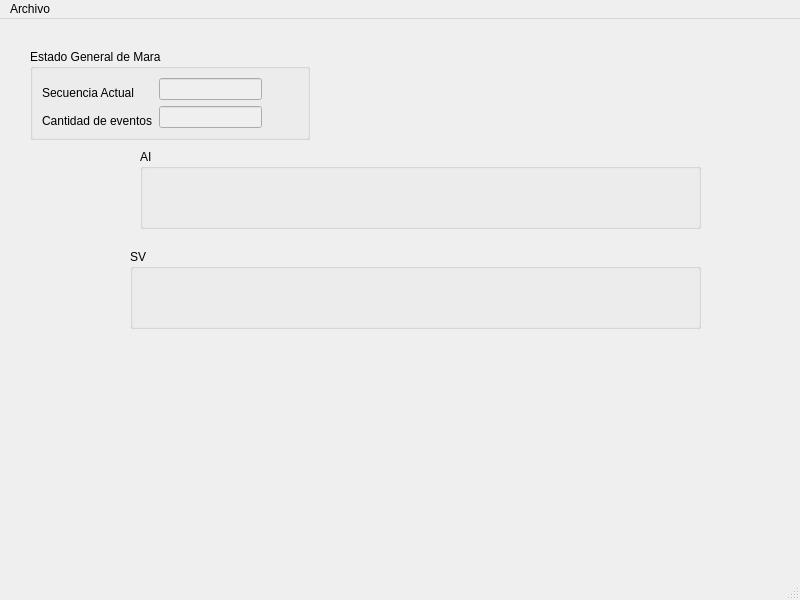
<?xml version="1.0" encoding="UTF-8"?>
<ui version="4.0">
 <class>MainWindow</class>
 <widget class="QMainWindow" name="MainWindow">
  <property name="geometry">
   <rect>
    <x>0</x>
    <y>0</y>
    <width>800</width>
    <height>600</height>
   </rect>
  </property>
  <property name="windowTitle">
   <string>Mara Server</string>
  </property>
  <widget class="QWidget" name="centralwidget">
   <widget class="QGroupBox" name="groupBox">
    <property name="geometry">
     <rect>
      <x>30</x>
      <y>30</y>
      <width>280</width>
      <height>91</height>
     </rect>
    </property>
    <property name="title">
     <string>Estado General de Mara</string>
    </property>
    <layout class="QGridLayout" name="gridLayout">
     <item row="1" column="1" rowspan="2">
      <widget class="QLineEdit" name="lineEventQty">
       <property name="enabled">
        <bool>false</bool>
       </property>
      </widget>
     </item>
     <item row="0" column="1">
      <widget class="QLineEdit" name="lineSequence">
       <property name="enabled">
        <bool>false</bool>
       </property>
      </widget>
     </item>
     <item row="0" column="0" rowspan="2">
      <widget class="QLabel" name="label">
       <property name="text">
        <string>Secuencia Actual</string>
       </property>
      </widget>
     </item>
     <item row="2" column="0">
      <widget class="QLabel" name="label_2">
       <property name="text">
        <string>Cantidad de eventos</string>
       </property>
      </widget>
     </item>
     <item row="0" column="2">
      <spacer name="horizontalSpacer">
       <property name="orientation">
        <enum>Qt::Horizontal</enum>
       </property>
       <property name="sizeHint" stdset="0">
        <size>
         <width>40</width>
         <height>20</height>
        </size>
       </property>
      </spacer>
     </item>
    </layout>
   </widget>
   <widget class="QGroupBox" name="groupBox_2">
    <property name="geometry">
     <rect>
      <x>140</x>
      <y>130</y>
      <width>561</width>
      <height>80</height>
     </rect>
    </property>
    <property name="title">
     <string>AI</string>
    </property>
   </widget>
   <widget class="QGroupBox" name="groupBox_3">
    <property name="geometry">
     <rect>
      <x>130</x>
      <y>230</y>
      <width>571</width>
      <height>80</height>
     </rect>
    </property>
    <property name="title">
     <string>SV</string>
    </property>
   </widget>
   <zorder>groupBox</zorder>
   <zorder>groupBox_2</zorder>
   <zorder>groupBox_3</zorder>
   <zorder>horizontalSpacer</zorder>
  </widget>
  <widget class="QMenuBar" name="menubar">
   <property name="geometry">
    <rect>
     <x>0</x>
     <y>0</y>
     <width>800</width>
     <height>19</height>
    </rect>
   </property>
   <widget class="QMenu" name="menuArchivo">
    <property name="title">
     <string>Archivo</string>
    </property>
    <addaction name="actionSalir"/>
   </widget>
   <addaction name="menuArchivo"/>
  </widget>
  <widget class="QStatusBar" name="statusbar"/>
  <action name="actionSalir">
   <property name="text">
    <string>Salir</string>
   </property>
  </action>
 </widget>
 <resources/>
 <connections>
  <connection>
   <sender>actionSalir</sender>
   <signal>triggered()</signal>
   <receiver>MainWindow</receiver>
   <slot>close()</slot>
   <hints>
    <hint type="sourcelabel">
     <x>-1</x>
     <y>-1</y>
    </hint>
    <hint type="destinationlabel">
     <x>399</x>
     <y>299</y>
    </hint>
   </hints>
  </connection>
 </connections>
</ui>
